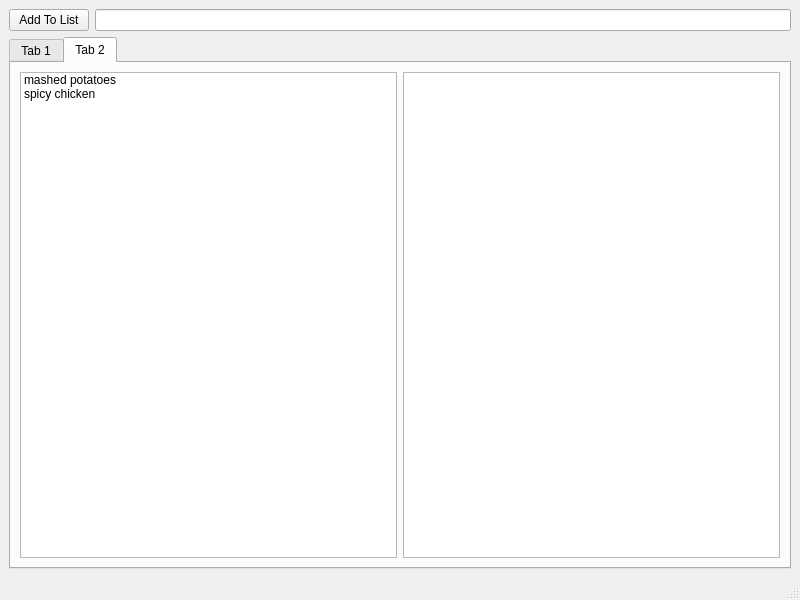
<?xml version="1.0" encoding="UTF-8"?>
<ui version="4.0">
 <class>MainWindow</class>
 <widget class="QMainWindow" name="MainWindow">
  <property name="geometry">
   <rect>
    <x>0</x>
    <y>0</y>
    <width>800</width>
    <height>600</height>
   </rect>
  </property>
  <property name="windowTitle">
   <string>MainWindow</string>
  </property>
  <widget class="QWidget" name="centralwidget">
   <layout class="QVBoxLayout" name="verticalLayout">
    <item>
     <layout class="QHBoxLayout" name="horizontalLayout_2">
      <item>
       <widget class="QPushButton" name="pushButton_add_item">
        <property name="text">
         <string>Add To List</string>
        </property>
       </widget>
      </item>
      <item>
       <widget class="QLineEdit" name="lineEdit_add_item"/>
      </item>
     </layout>
    </item>
    <item>
     <widget class="QTabWidget" name="tabWidget">
      <property name="currentIndex">
       <number>1</number>
      </property>
      <widget class="QWidget" name="tab">
       <attribute name="title">
        <string>Tab 1</string>
       </attribute>
       <layout class="QHBoxLayout" name="horizontalLayout">
        <item>
         <widget class="QTableWidget" name="tableWidget">
          <row>
           <property name="text">
            <string>1</string>
           </property>
          </row>
          <row>
           <property name="text">
            <string>2</string>
           </property>
          </row>
          <column>
           <property name="text">
            <string>Food Item</string>
           </property>
          </column>
          <column>
           <property name="text">
            <string>Exp</string>
           </property>
          </column>
          <column>
           <property name="text">
            <string>Until Spoilage</string>
           </property>
          </column>
          <item row="0" column="0">
           <property name="text">
            <string>Orange</string>
           </property>
          </item>
          <item row="0" column="1">
           <property name="text">
            <string>04-02-2023</string>
           </property>
          </item>
          <item row="1" column="0">
           <property name="text">
            <string>Milk</string>
           </property>
          </item>
          <item row="1" column="1">
           <property name="text">
            <string>01-02.2023</string>
           </property>
          </item>
         </widget>
        </item>
       </layout>
      </widget>
      <widget class="QWidget" name="tab_2">
       <attribute name="title">
        <string>Tab 2</string>
       </attribute>
       <layout class="QHBoxLayout" name="horizontalLayout_3">
        <item>
         <widget class="QListWidget" name="listWidge_recepie">
          <item>
           <property name="text">
            <string>mashed potatoes</string>
           </property>
          </item>
          <item>
           <property name="text">
            <string>spicy chicken</string>
           </property>
          </item>
         </widget>
        </item>
        <item>
         <widget class="QTextBrowser" name="textBrowser_recepie"/>
        </item>
       </layout>
      </widget>
     </widget>
    </item>
   </layout>
  </widget>
  <widget class="QMenuBar" name="menubar">
   <property name="geometry">
    <rect>
     <x>0</x>
     <y>0</y>
     <width>800</width>
     <height>24</height>
    </rect>
   </property>
  </widget>
  <widget class="QStatusBar" name="statusbar"/>
 </widget>
 <resources/>
 <connections/>
</ui>
